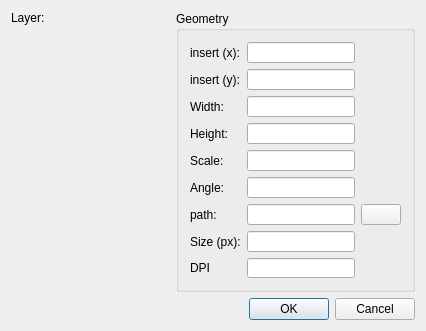
<?xml version="1.0" encoding="UTF-8"?>
<ui version="4.0">
 <class>QG_DlgImage</class>
 <widget class="QDialog" name="QG_DlgImage">
  <property name="geometry">
   <rect>
    <x>0</x>
    <y>0</y>
    <width>426</width>
    <height>331</height>
   </rect>
  </property>
  <property name="sizePolicy">
   <sizepolicy hsizetype="Minimum" vsizetype="Minimum">
    <horstretch>0</horstretch>
    <verstretch>0</verstretch>
   </sizepolicy>
  </property>
  <property name="minimumSize">
   <size>
    <width>300</width>
    <height>190</height>
   </size>
  </property>
  <property name="windowTitle">
   <string>Image</string>
  </property>
  <layout class="QVBoxLayout">
   <item>
    <layout class="QHBoxLayout">
     <item>
      <layout class="QVBoxLayout">
       <item>
        <layout class="QHBoxLayout">
         <item>
          <widget class="QLabel" name="lLayer">
           <property name="sizePolicy">
            <sizepolicy hsizetype="Preferred" vsizetype="Preferred">
             <horstretch>0</horstretch>
             <verstretch>0</verstretch>
            </sizepolicy>
           </property>
           <property name="text">
            <string>Layer:</string>
           </property>
           <property name="wordWrap">
            <bool>false</bool>
           </property>
          </widget>
         </item>
         <item>
          <widget class="QG_LayerBox" name="cbLayer" native="true"/>
         </item>
        </layout>
       </item>
       <item>
        <widget class="QG_WidgetPen" name="wPen" native="true">
         <property name="sizePolicy">
          <sizepolicy hsizetype="MinimumExpanding" vsizetype="MinimumExpanding">
           <horstretch>0</horstretch>
           <verstretch>0</verstretch>
          </sizepolicy>
         </property>
        </widget>
       </item>
      </layout>
     </item>
     <item>
      <widget class="QGroupBox" name="buttonGroup8">
       <property name="enabled">
        <bool>true</bool>
       </property>
       <property name="sizePolicy">
        <sizepolicy hsizetype="Preferred" vsizetype="Preferred">
         <horstretch>0</horstretch>
         <verstretch>0</verstretch>
        </sizepolicy>
       </property>
       <property name="title">
        <string>Geometry</string>
       </property>
       <layout class="QGridLayout">
        <item row="5" column="0">
         <widget class="QLabel" name="lAngle">
          <property name="text">
           <string>Angle:</string>
          </property>
         </widget>
        </item>
        <item row="3" column="0">
         <widget class="QLabel" name="lHeight">
          <property name="text">
           <string>Height:</string>
          </property>
         </widget>
        </item>
        <item row="2" column="1">
         <widget class="QLineEdit" name="leWidth">
          <property name="minimumSize">
           <size>
            <width>70</width>
            <height>0</height>
           </size>
          </property>
         </widget>
        </item>
        <item row="1" column="0">
         <widget class="QLabel" name="lInsertY">
          <property name="text">
           <string>insert (y):</string>
          </property>
         </widget>
        </item>
        <item row="0" column="1">
         <widget class="QLineEdit" name="leInsertX">
          <property name="minimumSize">
           <size>
            <width>70</width>
            <height>0</height>
           </size>
          </property>
         </widget>
        </item>
        <item row="8" column="1">
         <widget class="QLineEdit" name="leDPI"/>
        </item>
        <item row="6" column="1">
         <widget class="QLineEdit" name="lePath">
          <property name="minimumSize">
           <size>
            <width>70</width>
            <height>0</height>
           </size>
          </property>
          <property name="readOnly">
           <bool>false</bool>
          </property>
         </widget>
        </item>
        <item row="4" column="1">
         <widget class="QLineEdit" name="leScale">
          <property name="minimumSize">
           <size>
            <width>70</width>
            <height>0</height>
           </size>
          </property>
         </widget>
        </item>
        <item row="7" column="0">
         <widget class="QLabel" name="lSize">
          <property name="text">
           <string>Size (px):</string>
          </property>
         </widget>
        </item>
        <item row="5" column="1">
         <widget class="QLineEdit" name="leAngle">
          <property name="minimumSize">
           <size>
            <width>70</width>
            <height>0</height>
           </size>
          </property>
         </widget>
        </item>
        <item row="1" column="1">
         <widget class="QLineEdit" name="leInsertY">
          <property name="minimumSize">
           <size>
            <width>70</width>
            <height>0</height>
           </size>
          </property>
         </widget>
        </item>
        <item row="9" column="0">
         <spacer name="spacer58">
          <property name="orientation">
           <enum>Qt::Vertical</enum>
          </property>
          <property name="sizeType">
           <enum>QSizePolicy::Expanding</enum>
          </property>
          <property name="sizeHint" stdset="0">
           <size>
            <width>20</width>
            <height>20</height>
           </size>
          </property>
         </spacer>
        </item>
        <item row="6" column="0">
         <widget class="QLabel" name="lPath">
          <property name="text">
           <string>path:</string>
          </property>
         </widget>
        </item>
        <item row="0" column="0">
         <widget class="QLabel" name="lInsertX">
          <property name="text">
           <string>insert (x):</string>
          </property>
         </widget>
        </item>
        <item row="9" column="1">
         <spacer name="spacer61">
          <property name="orientation">
           <enum>Qt::Vertical</enum>
          </property>
          <property name="sizeType">
           <enum>QSizePolicy::Expanding</enum>
          </property>
          <property name="sizeHint" stdset="0">
           <size>
            <width>20</width>
            <height>20</height>
           </size>
          </property>
         </spacer>
        </item>
        <item row="4" column="0">
         <widget class="QLabel" name="lScale">
          <property name="text">
           <string>Scale:</string>
          </property>
         </widget>
        </item>
        <item row="7" column="1">
         <widget class="QLineEdit" name="leSize">
          <property name="minimumSize">
           <size>
            <width>70</width>
            <height>0</height>
           </size>
          </property>
          <property name="readOnly">
           <bool>true</bool>
          </property>
         </widget>
        </item>
        <item row="8" column="0">
         <widget class="QLabel" name="lDPI">
          <property name="text">
           <string>DPI</string>
          </property>
         </widget>
        </item>
        <item row="2" column="0">
         <widget class="QLabel" name="lWidth">
          <property name="text">
           <string>Width:</string>
          </property>
         </widget>
        </item>
        <item row="3" column="1">
         <widget class="QLineEdit" name="leHeight">
          <property name="minimumSize">
           <size>
            <width>70</width>
            <height>0</height>
           </size>
          </property>
         </widget>
        </item>
        <item row="6" column="2">
         <widget class="QPushButton" name="pbFile">
          <property name="toolTip">
           <string>Select an image file</string>
          </property>
          <property name="text">
           <string/>
          </property>
          <property name="icon">
           <iconset resource="../../../res/main/main.qrc">
            <normaloff>:/main/fileopen.png</normaloff>:/main/fileopen.png</iconset>
          </property>
         </widget>
        </item>
       </layout>
      </widget>
     </item>
    </layout>
   </item>
   <item>
    <widget class="QDialogButtonBox" name="buttonBox">
     <property name="standardButtons">
      <set>QDialogButtonBox::Cancel|QDialogButtonBox::Ok</set>
     </property>
    </widget>
   </item>
  </layout>
 </widget>
 <layoutdefault spacing="6" margin="11"/>
 <customwidgets>
  <customwidget>
   <class>QG_WidgetPen</class>
   <extends>QWidget</extends>
   <header>qg_widgetpen.h</header>
  </customwidget>
  <customwidget>
   <class>QG_LayerBox</class>
   <extends>QWidget</extends>
   <header>qg_layerbox.h</header>
  </customwidget>
 </customwidgets>
 <tabstops>
  <tabstop>leInsertX</tabstop>
  <tabstop>leInsertY</tabstop>
  <tabstop>leWidth</tabstop>
  <tabstop>leHeight</tabstop>
  <tabstop>leScale</tabstop>
  <tabstop>leAngle</tabstop>
  <tabstop>lePath</tabstop>
  <tabstop>leSize</tabstop>
  <tabstop>leDPI</tabstop>
 </tabstops>
 <resources>
  <include location="../../../res/main/main.qrc"/>
 </resources>
 <connections>
  <connection>
   <sender>buttonBox</sender>
   <signal>accepted()</signal>
   <receiver>QG_DlgImage</receiver>
   <slot>accept()</slot>
   <hints>
    <hint type="sourcelabel">
     <x>212</x>
     <y>314</y>
    </hint>
    <hint type="destinationlabel">
     <x>20</x>
     <y>20</y>
    </hint>
   </hints>
  </connection>
  <connection>
   <sender>buttonBox</sender>
   <signal>rejected()</signal>
   <receiver>QG_DlgImage</receiver>
   <slot>reject()</slot>
   <hints>
    <hint type="sourcelabel">
     <x>212</x>
     <y>314</y>
    </hint>
    <hint type="destinationlabel">
     <x>20</x>
     <y>20</y>
    </hint>
   </hints>
  </connection>
  <connection>
   <sender>leWidth</sender>
   <signal>editingFinished()</signal>
   <receiver>QG_DlgImage</receiver>
   <slot>changeWidth()</slot>
   <hints>
    <hint type="sourcelabel">
     <x>351</x>
     <y>98</y>
    </hint>
    <hint type="destinationlabel">
     <x>157</x>
     <y>277</y>
    </hint>
   </hints>
  </connection>
  <connection>
   <sender>leHeight</sender>
   <signal>editingFinished()</signal>
   <receiver>QG_DlgImage</receiver>
   <slot>changeHeight()</slot>
   <hints>
    <hint type="sourcelabel">
     <x>325</x>
     <y>122</y>
    </hint>
    <hint type="destinationlabel">
     <x>196</x>
     <y>153</y>
    </hint>
   </hints>
  </connection>
  <connection>
   <sender>leScale</sender>
   <signal>editingFinished()</signal>
   <receiver>QG_DlgImage</receiver>
   <slot>changeScale()</slot>
   <hints>
    <hint type="sourcelabel">
     <x>325</x>
     <y>149</y>
    </hint>
    <hint type="destinationlabel">
     <x>196</x>
     <y>153</y>
    </hint>
   </hints>
  </connection>
  <connection>
   <sender>leDPI</sender>
   <signal>editingFinished()</signal>
   <receiver>QG_DlgImage</receiver>
   <slot>changeDPI()</slot>
   <hints>
    <hint type="sourcelabel">
     <x>267</x>
     <y>258</y>
    </hint>
    <hint type="destinationlabel">
     <x>217</x>
     <y>282</y>
    </hint>
   </hints>
  </connection>
  <connection>
   <sender>pbFile</sender>
   <signal>clicked()</signal>
   <receiver>QG_DlgImage</receiver>
   <slot>setImageFile()</slot>
   <hints>
    <hint type="sourcelabel">
     <x>20</x>
     <y>20</y>
    </hint>
    <hint type="destinationlabel">
     <x>20</x>
     <y>20</y>
    </hint>
   </hints>
  </connection>
 </connections>
 <slots>
  <slot>changeWidth()</slot>
  <slot>changeHeight()</slot>
  <slot>changeScale()</slot>
  <slot>changeDPI()</slot>
 </slots>
</ui>
